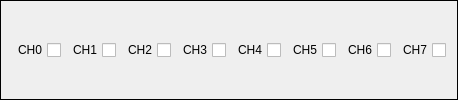
       <widget class="QGroupBox" name="groupBoxDL_CH">
        <property name="styleSheet">
         <string notr="true">QGroupBox{ border:1px solid black; margin-top:0.5ex; }
QGroupBox::title { subcontrol-origin:margin; subcontrol-position:top left; top:-2px; left:10px; margin-left: 0px; padding:0 1px; }</string>
        </property>
        <property name="title">
         <string/>
        </property>
        <layout class="QHBoxLayout" name="horizontalLayout_15">
         <item>
          <widget class="QCheckBox" name="checkBoxDL_CH0">
           <property name="layoutDirection">
            <enum>Qt::RightToLeft</enum>
           </property>
           <property name="text">
            <string>CH0</string>
           </property>
          </widget>
         </item>
         <item>
          <widget class="QCheckBox" name="checkBoxDL_CH1">
           <property name="layoutDirection">
            <enum>Qt::RightToLeft</enum>
           </property>
           <property name="text">
            <string>CH1</string>
           </property>
          </widget>
         </item>
         <item>
          <widget class="QCheckBox" name="checkBoxDL_CH2">
           <property name="layoutDirection">
            <enum>Qt::RightToLeft</enum>
           </property>
           <property name="text">
            <string>CH2</string>
           </property>
          </widget>
         </item>
         <item>
          <widget class="QCheckBox" name="checkBoxDL_CH3">
           <property name="layoutDirection">
            <enum>Qt::RightToLeft</enum>
           </property>
           <property name="text">
            <string>CH3</string>
           </property>
          </widget>
         </item>
         <item>
          <widget class="QCheckBox" name="checkBoxDL_CH4">
           <property name="layoutDirection">
            <enum>Qt::RightToLeft</enum>
           </property>
           <property name="text">
            <string>CH4</string>
           </property>
          </widget>
         </item>
         <item>
          <widget class="QCheckBox" name="checkBoxDL_CH5">
           <property name="layoutDirection">
            <enum>Qt::RightToLeft</enum>
           </property>
           <property name="text">
            <string>CH5</string>
           </property>
          </widget>
         </item>
         <item>
          <widget class="QCheckBox" name="checkBoxDL_CH6">
           <property name="layoutDirection">
            <enum>Qt::RightToLeft</enum>
           </property>
           <property name="text">
            <string>CH6</string>
           </property>
          </widget>
         </item>
         <item>
          <widget class="QCheckBox" name="checkBoxDL_CH7">
           <property name="layoutDirection">
            <enum>Qt::RightToLeft</enum>
           </property>
           <property name="text">
            <string>CH7</string>
           </property>
          </widget>
         </item>
        </layout>
       </widget>
